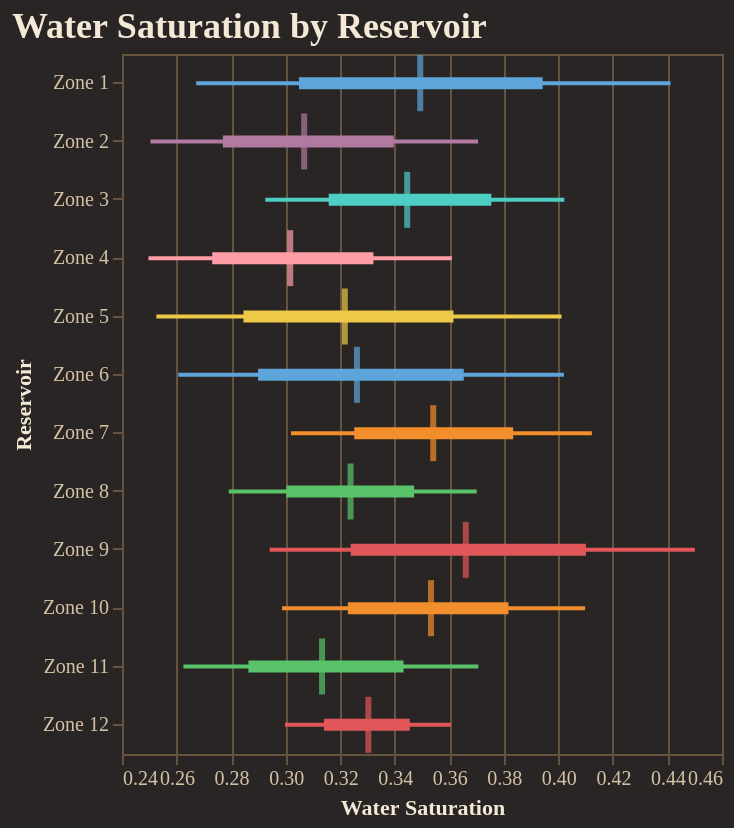

Source (notebook cell):
### Code cell
fig = reporter.plotter.forest_plot(
    "Water Saturation", 
    backend=PLOTTING_BACKEND
)
fig.show()

### Figure 1 — Vega-Lite specification as saved in the notebook (floating-point values rounded to 4 significant figures)
{"config": {"background": "#292524", "view": {"fill": "#292524", "stroke": "#665340"}, "title": {"color": "#f4e9d7", "font": "Merriweather", "fontSize": 18, "fontWeight": 600, "subtitleColor": "#d5c2a6", "anchor": "start"}, "axis": {"domainColor": "#665340", "gridColor": "#665340", "tickColor": "#665340", "labelColor": "#d5c2a6", "titleColor": "#f4e9d7", "labelFont": "Merriweather", "titleFont": "Merriweather"}, "legend": {"titleColor": "#f4e9d7", "labelColor": "#d5c2a6", "labelFont": "Merriweather", "titleFont": "Merriweather", "orient": "top-right", "symbolType": "circle"}, "header": {"labelColor": "#d5c2a6", "titleColor": "#f4e9d7", "labelFont": "Merriweather", "titleFont": "Merriweather"}, "mark": {"color": "#c78d3b"}, "line": {"color": "#c78d3b"}, "bar": {"color": "#c78d3b"}, "point": {"color": "#ddb06d"}, "area": {"color": "#c78d3b", "opacity": 0.35}, "text": {"color": "#f4e9d7", "font": "Merriweather"}, "range": {"category": ["#5DA5DA", "#F28E2B", "#59C36A", "#E15759", "#B07AA1", "#4ECDC4", "#FF9DA7", "#EDC948"]}}, "layer": [{"mark": {"type": "rule", "strokeWidth": 2}, "encoding": {"color": {"field": "group", "legend": null, "type": "nominal"}, "x": {"field": "p10", "scale": {"zero": false}, "title": "Water Saturation", "type": "quantitative"}, "x2": {"field": "p90"}, "y": {"field": "group", "sort": ["Zone 1", "Zone 2", "Zone 3", "Zone 4", "Zone 5", "Zone 6", "Zone 7", "Zone 8", "Zone 9", "Zone 10", "Zone 11", "Zone 12"], "title": "Reservoir", "type": "nominal"}}}, {"mark": {"type": "rule", "strokeWidth": 6}, "encoding": {"color": {"field": "group", "legend": null, "type": "nominal"}, "x": {"field": "p25", "scale": {"zero": false}, "title": "Water Saturation", "type": "quantitative"}, "x2": {"field": "p75"}, "y": {"field": "group", "sort": ["Zone 1", "Zone 2", "Zone 3", "Zone 4", "Zone 5", "Zone 6", "Zone 7", "Zone 8", "Zone 9", "Zone 10", "Zone 11", "Zone 12"], "title": "Reservoir", "type": "nominal"}}}, {"mark": {"type": "tick", "color": "black", "size": 28, "thickness": 3}, "encoding": {"color": {"field": "group", "legend": null, "type": "nominal"}, "tooltip": [{"field": "group", "title": "Group", "type": "nominal"}, {"field": "p10", "title": "P10", "type": "quantitative"}, {"field": "p25", "title": "P25", "type": "quantitative"}, {"field": "median", "title": "Median", "type": "quantitative"}, {"field": "p75", "title": "P75", "type": "quantitative"}, {"field": "p90", "title": "P90", "type": "quantitative"}], "x": {"field": "median", "scale": {"zero": false}, "title": "Water Saturation", "type": "quantitative"}, "y": {"field": "group", "sort": ["Zone 1", "Zone 2", "Zone 3", "Zone 4", "Zone 5", "Zone 6", "Zone 7", "Zone 8", "Zone 9", "Zone 10", "Zone 11", "Zone 12"], "title": "Reservoir", "type": "nominal"}}}], "data": {"name": "data-b5292c2fa928f0b5f51e43a12df01cbe"}, "height": 350, "title": "Water Saturation by Reservoir", "width": "container", "$schema": "https://vega.github.io/schema/vega-lite/v5.20.1.json", "datasets": {"data-b5292c2fa928f0b5f51e43a12df01cbe": [{"group": "Zone 1", "p10": 0.2672, "p25": 0.3049, "median": 0.3494, "p75": 0.3943, "p90": 0.4411}, {"group": "Zone 2", "p10": 0.2504, "p25": 0.277, "median": 0.3068, "p75": 0.3397, "p90": 0.3706}, {"group": "Zone 3", "p10": 0.2925, "p25": 0.3158, "median": 0.3446, "p75": 0.3754, "p90": 0.4022}, {"group": "Zone 4", "p10": 0.2497, "p25": 0.2731, "median": 0.3017, "p75": 0.3322, "p90": 0.3609}, {"group": "Zone 5", "p10": 0.2526, "p25": 0.2845, "median": 0.3217, "p75": 0.3615, "p90": 0.4012}, {"group": "Zone 6", "p10": 0.2606, "p25": 0.2899, "median": 0.3261, "p75": 0.3653, "p90": 0.402}, {"group": "Zone 7", "p10": 0.302, "p25": 0.3252, "median": 0.3541, "p75": 0.3834, "p90": 0.4123}, {"group": "Zone 8", "p10": 0.2791, "p25": 0.3003, "median": 0.3238, "p75": 0.3471, "p90": 0.37}, {"group": "Zone 9", "p10": 0.2942, "p25": 0.3238, "median": 0.3661, "p75": 0.4101, "p90": 0.45}, {"group": "Zone 10", "p10": 0.2987, "p25": 0.3228, "median": 0.3533, "p75": 0.3817, "p90": 0.4098}, {"group": "Zone 11", "p10": 0.2625, "p25": 0.2864, "median": 0.3134, "p75": 0.3432, "p90": 0.3707}, {"group": "Zone 12", "p10": 0.2998, "p25": 0.314, "median": 0.3303, "p75": 0.3455, "p90": 0.3606}]}}
